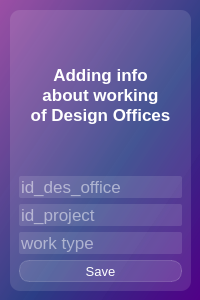
<?xml version="1.0" encoding="UTF-8"?>
<ui version="4.0">
 <class>Dialog</class>
 <widget class="QDialog" name="Dialog">
  <property name="geometry">
   <rect>
    <x>0</x>
    <y>0</y>
    <width>200</width>
    <height>300</height>
   </rect>
  </property>
  <property name="windowTitle">
   <string>Dialog</string>
  </property>
  <property name="styleSheet">
   <string notr="true">background-color: qlineargradient(spread:pad, x1:1, y1:1, x2:0, y2:0, stop:0 rgba(81, 0, 135, 255), stop:0.427447 rgba(41, 61, 132, 235), stop:1 rgba(155, 79, 165, 255));</string>
  </property>
  <widget class="QFrame" name="frame">
   <property name="geometry">
    <rect>
     <x>10</x>
     <y>10</y>
     <width>181</width>
     <height>281</height>
    </rect>
   </property>
   <property name="styleSheet">
    <string notr="true">background-color: rgba(255, 255, 255, 30);
border-radius: 10px</string>
   </property>
   <property name="frameShape">
    <enum>QFrame::StyledPanel</enum>
   </property>
   <property name="frameShadow">
    <enum>QFrame::Raised</enum>
   </property>
   <layout class="QVBoxLayout" name="verticalLayout_4">
    <item>
     <widget class="QLabel" name="label">
      <property name="styleSheet">
       <string notr="true">color: white;
font-weight: bold;
font-size: 13pt;
background-color: none;
border: none;</string>
      </property>
      <property name="text">
       <string>Adding info
about working
of Design Offices</string>
      </property>
      <property name="alignment">
       <set>Qt::AlignCenter</set>
      </property>
     </widget>
    </item>
    <item>
     <layout class="QVBoxLayout" name="verticalLayout_3">
      <item>
       <layout class="QVBoxLayout" name="verticalLayout">
        <item>
         <widget class="QLineEdit" name="lineEdit_4">
          <property name="styleSheet">
           <string notr="true">color: white;
font-size: 13pt;
border-radius: 2px</string>
          </property>
          <property name="text">
           <string/>
          </property>
          <property name="placeholderText">
           <string>id_des_office</string>
          </property>
         </widget>
        </item>
        <item>
         <widget class="QLineEdit" name="lineEdit">
          <property name="styleSheet">
           <string notr="true">color: white;
font-size: 13pt;
border-radius: 2px</string>
          </property>
          <property name="text">
           <string/>
          </property>
          <property name="placeholderText">
           <string>id_project</string>
          </property>
         </widget>
        </item>
        <item>
         <widget class="QLineEdit" name="lineEdit_2">
          <property name="styleSheet">
           <string notr="true">color: white;
font-size: 13pt;
border-radius: 2px</string>
          </property>
          <property name="text">
           <string/>
          </property>
          <property name="placeholderText">
           <string>work type</string>
          </property>
         </widget>
        </item>
       </layout>
      </item>
      <item>
       <layout class="QVBoxLayout" name="verticalLayout_2">
        <item>
         <widget class="QPushButton" name="btn_save">
          <property name="styleSheet">
           <string notr="true">QPushButton {
color: white;
background-color: rgba(255, 255, 255, 30);
border: 1px solid rgba(255, 255, 255, 40);
border-radius: 10px;
width: 50px;
height: 20px;
font: 10pt;
}

QPushButton:hover {
background-color: rgba(0, 255, 0, 50);
border: 1px solid rgba(0, 255, 0, 60);
}

QPushButton:pressed {
background-color: rgba(0, 255, 0, 90);
border: 1px solid rgba(0, 255, 0, 100);
}</string>
          </property>
          <property name="text">
           <string>Save</string>
          </property>
         </widget>
        </item>
       </layout>
      </item>
     </layout>
    </item>
   </layout>
  </widget>
 </widget>
 <resources/>
 <connections/>
</ui>
